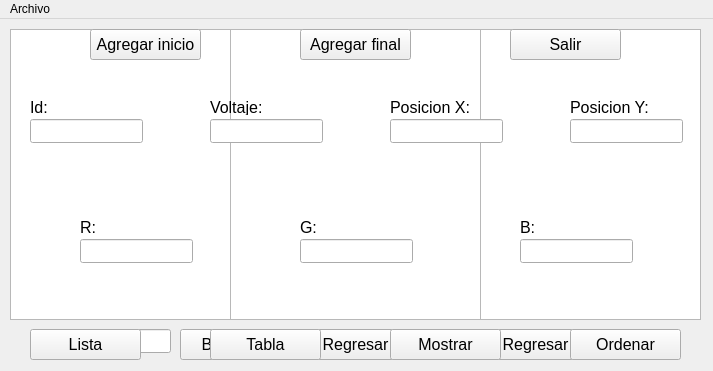
<?xml version="1.0" encoding="UTF-8"?>
<ui version="4.0">
 <class>MainWindow</class>
 <widget class="QMainWindow" name="MainWindow">
  <property name="geometry">
   <rect>
    <x>0</x>
    <y>0</y>
    <width>713</width>
    <height>371</height>
   </rect>
  </property>
  <property name="windowTitle">
   <string>MainWindow</string>
  </property>
  <widget class="QWidget" name="centralwidget">
   <widget class="QLineEdit" name="line_x">
    <property name="geometry">
     <rect>
      <x>390</x>
      <y>100</y>
      <width>113</width>
      <height>24</height>
     </rect>
    </property>
    <property name="font">
     <font>
      <pointsize>12</pointsize>
     </font>
    </property>
   </widget>
   <widget class="QPushButton" name="pushButton_add">
    <property name="geometry">
     <rect>
      <x>90</x>
      <y>10</y>
      <width>111</width>
      <height>31</height>
     </rect>
    </property>
    <property name="font">
     <font>
      <pointsize>12</pointsize>
     </font>
    </property>
    <property name="text">
     <string>Agregar inicio</string>
    </property>
   </widget>
   <widget class="QPlainTextEdit" name="plainTextEdit_lista">
    <property name="geometry">
     <rect>
      <x>230</x>
      <y>10</y>
      <width>251</width>
      <height>291</height>
     </rect>
    </property>
   </widget>
   <widget class="QLineEdit" name="line_blue">
    <property name="geometry">
     <rect>
      <x>520</x>
      <y>220</y>
      <width>113</width>
      <height>24</height>
     </rect>
    </property>
    <property name="font">
     <font>
      <pointsize>12</pointsize>
     </font>
    </property>
   </widget>
   <widget class="QLineEdit" name="line_green">
    <property name="geometry">
     <rect>
      <x>300</x>
      <y>220</y>
      <width>113</width>
      <height>24</height>
     </rect>
    </property>
    <property name="font">
     <font>
      <pointsize>12</pointsize>
     </font>
    </property>
   </widget>
   <widget class="QPushButton" name="pushButton_salir_lista">
    <property name="geometry">
     <rect>
      <x>300</x>
      <y>310</y>
      <width>111</width>
      <height>31</height>
     </rect>
    </property>
    <property name="font">
     <font>
      <pointsize>12</pointsize>
     </font>
    </property>
    <property name="text">
     <string>Regresar</string>
    </property>
   </widget>
   <widget class="QLineEdit" name="line_voltaje">
    <property name="geometry">
     <rect>
      <x>210</x>
      <y>100</y>
      <width>113</width>
      <height>24</height>
     </rect>
    </property>
    <property name="font">
     <font>
      <pointsize>12</pointsize>
     </font>
    </property>
   </widget>
   <widget class="QLabel" name="label_g">
    <property name="geometry">
     <rect>
      <x>300</x>
      <y>200</y>
      <width>49</width>
      <height>16</height>
     </rect>
    </property>
    <property name="font">
     <font>
      <pointsize>12</pointsize>
     </font>
    </property>
    <property name="text">
     <string>G:</string>
    </property>
   </widget>
   <widget class="QPushButton" name="pushButton_addf">
    <property name="geometry">
     <rect>
      <x>300</x>
      <y>10</y>
      <width>111</width>
      <height>31</height>
     </rect>
    </property>
    <property name="font">
     <font>
      <pointsize>12</pointsize>
     </font>
    </property>
    <property name="text">
     <string>Agregar final</string>
    </property>
   </widget>
   <widget class="QLineEdit" name="line_id">
    <property name="geometry">
     <rect>
      <x>30</x>
      <y>100</y>
      <width>113</width>
      <height>24</height>
     </rect>
    </property>
    <property name="font">
     <font>
      <pointsize>12</pointsize>
     </font>
    </property>
   </widget>
   <widget class="QLabel" name="label_id">
    <property name="geometry">
     <rect>
      <x>30</x>
      <y>80</y>
      <width>49</width>
      <height>16</height>
     </rect>
    </property>
    <property name="font">
     <font>
      <pointsize>12</pointsize>
     </font>
    </property>
    <property name="text">
     <string>Id:</string>
    </property>
   </widget>
   <widget class="QLineEdit" name="line_red">
    <property name="geometry">
     <rect>
      <x>80</x>
      <y>220</y>
      <width>113</width>
      <height>24</height>
     </rect>
    </property>
    <property name="font">
     <font>
      <pointsize>12</pointsize>
     </font>
    </property>
   </widget>
   <widget class="QLabel" name="label_r">
    <property name="geometry">
     <rect>
      <x>80</x>
      <y>200</y>
      <width>49</width>
      <height>16</height>
     </rect>
    </property>
    <property name="font">
     <font>
      <pointsize>12</pointsize>
     </font>
    </property>
    <property name="text">
     <string>R:</string>
    </property>
   </widget>
   <widget class="QPushButton" name="pushButton_lista">
    <property name="enabled">
     <bool>true</bool>
    </property>
    <property name="geometry">
     <rect>
      <x>30</x>
      <y>310</y>
      <width>111</width>
      <height>31</height>
     </rect>
    </property>
    <property name="font">
     <font>
      <pointsize>12</pointsize>
     </font>
    </property>
    <property name="text">
     <string>Lista</string>
    </property>
   </widget>
   <widget class="QPushButton" name="pushButton_salir">
    <property name="geometry">
     <rect>
      <x>510</x>
      <y>10</y>
      <width>111</width>
      <height>31</height>
     </rect>
    </property>
    <property name="font">
     <font>
      <pointsize>12</pointsize>
     </font>
    </property>
    <property name="text">
     <string>Salir</string>
    </property>
   </widget>
   <widget class="QLabel" name="label_b">
    <property name="geometry">
     <rect>
      <x>520</x>
      <y>200</y>
      <width>49</width>
      <height>16</height>
     </rect>
    </property>
    <property name="font">
     <font>
      <pointsize>12</pointsize>
     </font>
    </property>
    <property name="text">
     <string>B:</string>
    </property>
   </widget>
   <widget class="QLabel" name="label_y">
    <property name="geometry">
     <rect>
      <x>570</x>
      <y>80</y>
      <width>81</width>
      <height>16</height>
     </rect>
    </property>
    <property name="font">
     <font>
      <pointsize>12</pointsize>
     </font>
    </property>
    <property name="text">
     <string>Posicion Y:</string>
    </property>
   </widget>
   <widget class="QLabel" name="label_voltaje">
    <property name="geometry">
     <rect>
      <x>210</x>
      <y>80</y>
      <width>61</width>
      <height>16</height>
     </rect>
    </property>
    <property name="font">
     <font>
      <pointsize>12</pointsize>
     </font>
    </property>
    <property name="text">
     <string>Voltaje:</string>
    </property>
   </widget>
   <widget class="QLabel" name="label_x">
    <property name="geometry">
     <rect>
      <x>390</x>
      <y>80</y>
      <width>91</width>
      <height>16</height>
     </rect>
    </property>
    <property name="font">
     <font>
      <pointsize>12</pointsize>
     </font>
    </property>
    <property name="text">
     <string>Posicion X:</string>
    </property>
   </widget>
   <widget class="QLineEdit" name="line_y">
    <property name="geometry">
     <rect>
      <x>570</x>
      <y>100</y>
      <width>113</width>
      <height>24</height>
     </rect>
    </property>
    <property name="font">
     <font>
      <pointsize>12</pointsize>
     </font>
    </property>
   </widget>
   <widget class="QTableWidget" name="tableWidget_tabla">
    <property name="geometry">
     <rect>
      <x>10</x>
      <y>10</y>
      <width>691</width>
      <height>291</height>
     </rect>
    </property>
   </widget>
   <widget class="QPushButton" name="pushButton_tabla">
    <property name="geometry">
     <rect>
      <x>210</x>
      <y>310</y>
      <width>111</width>
      <height>31</height>
     </rect>
    </property>
    <property name="font">
     <font>
      <pointsize>12</pointsize>
     </font>
    </property>
    <property name="text">
     <string>Tabla</string>
    </property>
   </widget>
   <widget class="QPushButton" name="pushButton_buscar">
    <property name="geometry">
     <rect>
      <x>180</x>
      <y>310</y>
      <width>111</width>
      <height>31</height>
     </rect>
    </property>
    <property name="font">
     <font>
      <pointsize>12</pointsize>
     </font>
    </property>
    <property name="text">
     <string>Buscar Id</string>
    </property>
   </widget>
   <widget class="QPushButton" name="pushButton_salir_tabla">
    <property name="geometry">
     <rect>
      <x>480</x>
      <y>310</y>
      <width>111</width>
      <height>31</height>
     </rect>
    </property>
    <property name="font">
     <font>
      <pointsize>12</pointsize>
     </font>
    </property>
    <property name="text">
     <string>Regresar</string>
    </property>
   </widget>
   <widget class="QLineEdit" name="line_buscar">
    <property name="geometry">
     <rect>
      <x>60</x>
      <y>310</y>
      <width>111</width>
      <height>24</height>
     </rect>
    </property>
   </widget>
   <widget class="QPushButton" name="pushButton_mostrar">
    <property name="geometry">
     <rect>
      <x>390</x>
      <y>310</y>
      <width>111</width>
      <height>31</height>
     </rect>
    </property>
    <property name="font">
     <font>
      <pointsize>12</pointsize>
     </font>
    </property>
    <property name="text">
     <string>Mostrar</string>
    </property>
   </widget>
   <widget class="QPushButton" name="pushButton_salir_mostrar">
    <property name="geometry">
     <rect>
      <x>300</x>
      <y>310</y>
      <width>111</width>
      <height>31</height>
     </rect>
    </property>
    <property name="font">
     <font>
      <pointsize>12</pointsize>
     </font>
    </property>
    <property name="text">
     <string>Regresar</string>
    </property>
   </widget>
   <widget class="QGraphicsView" name="graphicsViews_ellipses">
    <property name="geometry">
     <rect>
      <x>10</x>
      <y>10</y>
      <width>691</width>
      <height>291</height>
     </rect>
    </property>
    <property name="sizeAdjustPolicy">
     <enum>QAbstractScrollArea::AdjustToContents</enum>
    </property>
   </widget>
   <widget class="QPushButton" name="pushButton_ordenar">
    <property name="geometry">
     <rect>
      <x>570</x>
      <y>310</y>
      <width>111</width>
      <height>31</height>
     </rect>
    </property>
    <property name="font">
     <font>
      <pointsize>12</pointsize>
     </font>
    </property>
    <property name="text">
     <string>Ordenar</string>
    </property>
   </widget>
   <widget class="QPushButton" name="pushButton_por_id">
    <property name="geometry">
     <rect>
      <x>210</x>
      <y>140</y>
      <width>111</width>
      <height>31</height>
     </rect>
    </property>
    <property name="font">
     <font>
      <pointsize>12</pointsize>
     </font>
    </property>
    <property name="text">
     <string>Por Id</string>
    </property>
   </widget>
   <widget class="QPushButton" name="pushButton_por_voltaje">
    <property name="geometry">
     <rect>
      <x>390</x>
      <y>140</y>
      <width>111</width>
      <height>31</height>
     </rect>
    </property>
    <property name="font">
     <font>
      <pointsize>12</pointsize>
     </font>
    </property>
    <property name="text">
     <string>Por Voltaje</string>
    </property>
   </widget>
   <zorder>pushButton_por_id</zorder>
   <zorder>pushButton_por_voltaje</zorder>
   <zorder>graphicsViews_ellipses</zorder>
   <zorder>pushButton_salir_mostrar</zorder>
   <zorder>line_buscar</zorder>
   <zorder>pushButton_salir_tabla</zorder>
   <zorder>pushButton_buscar</zorder>
   <zorder>tableWidget_tabla</zorder>
   <zorder>plainTextEdit_lista</zorder>
   <zorder>line_blue</zorder>
   <zorder>line_green</zorder>
   <zorder>pushButton_salir_lista</zorder>
   <zorder>line_voltaje</zorder>
   <zorder>label_g</zorder>
   <zorder>pushButton_addf</zorder>
   <zorder>line_id</zorder>
   <zorder>label_id</zorder>
   <zorder>line_red</zorder>
   <zorder>label_r</zorder>
   <zorder>pushButton_lista</zorder>
   <zorder>pushButton_salir</zorder>
   <zorder>label_b</zorder>
   <zorder>label_y</zorder>
   <zorder>label_voltaje</zorder>
   <zorder>label_x</zorder>
   <zorder>line_y</zorder>
   <zorder>pushButton_add</zorder>
   <zorder>line_x</zorder>
   <zorder>pushButton_tabla</zorder>
   <zorder>pushButton_mostrar</zorder>
   <zorder>pushButton_ordenar</zorder>
  </widget>
  <widget class="QMenuBar" name="menubar">
   <property name="geometry">
    <rect>
     <x>0</x>
     <y>0</y>
     <width>713</width>
     <height>21</height>
    </rect>
   </property>
   <widget class="QMenu" name="menuArchivo">
    <property name="title">
     <string>Archivo</string>
    </property>
    <addaction name="actionGuardar"/>
    <addaction name="actionCargar"/>
   </widget>
   <addaction name="menuArchivo"/>
  </widget>
  <action name="actionGuardar">
   <property name="text">
    <string>Guardar</string>
   </property>
  </action>
  <action name="actionCargar">
   <property name="text">
    <string>Cargar</string>
   </property>
  </action>
  <action name="actionLista">
   <property name="text">
    <string>Lista</string>
   </property>
  </action>
  <action name="actionTabla">
   <property name="text">
    <string>Tabla</string>
   </property>
  </action>
 </widget>
 <resources/>
 <connections/>
</ui>
